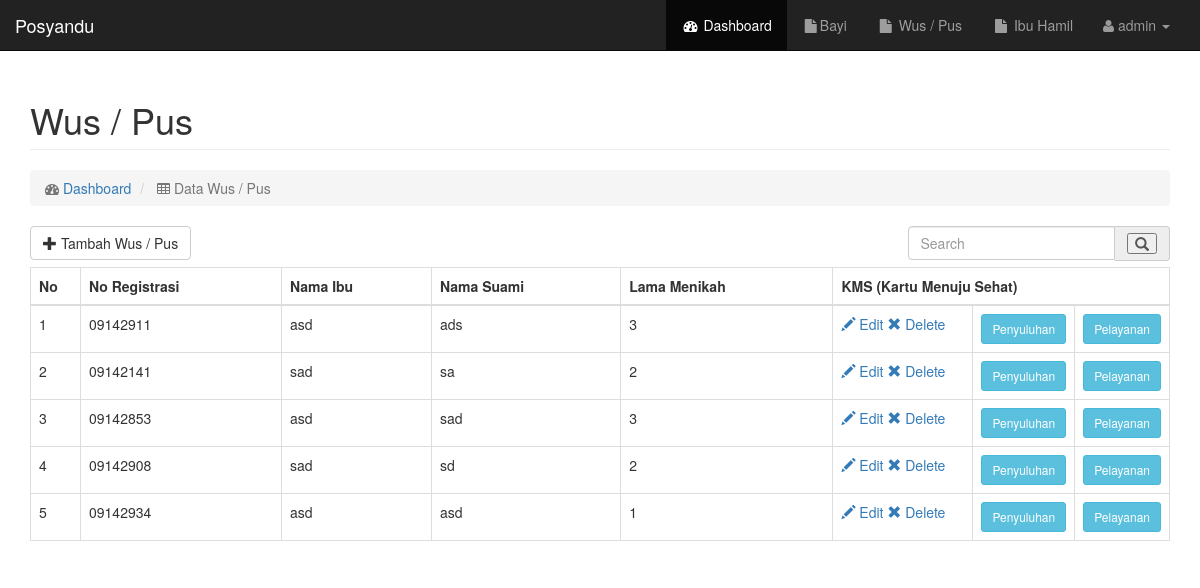
The page /admin/wuspus.php (signed in) on the database its author committed.
### tables this page shows
CREATE TABLE `wupus` (
  `id_wus` int(11) NOT NULL,
  `no_reg` varchar(30) NOT NULL,
  `nm_ibu` varchar(50) NOT NULL,
  `nm_suami` varchar(50) NOT NULL,
  `lama_nikah` int(11) NOT NULL,
  `personal` int(11) NOT NULL DEFAULT '0',
  `gizi` int(11) NOT NULL DEFAULT '0',
  `masalah` int(11) NOT NULL DEFAULT '0',
  `gangguan` int(11) NOT NULL DEFAULT '0',
  `pembalut` int(11) NOT NULL DEFAULT '0',
  `suntik_kb` int(11) NOT NULL DEFAULT '0',
  `pilkb` int(11) NOT NULL DEFAULT '0',
  `vitamin` int(11) NOT NULL DEFAULT '0',
  `tambah_darah` int(11) NOT NULL DEFAULT '0',
  `konsul` int(11) NOT NULL DEFAULT '0'
);

### admin/wuspus.php (the view, shortened to what this page needs)
<?php
require_once "../config.php";
include "../template/header.php";
include "../template/menu.php";
 ?>
 <?php
$cari = isset($_REQUEST['cari']) ? $_REQUEST['cari'] : '';
if ($cari == ""){
  $sql = " select * from wupus";
}else {
  $sql = "select * from wupus where nm_ibu like '%$cari%'";
}
$que = $conn->prepare($sql);
$que->execute();
$que->setFetchMode(PDO::FETCH_OBJ);
$stmt = $que->fetchAll();
  ?>
<div id="page-wrapper">
<div class="container">
  <div class="row">
      <div class="col-md-12">
          <h1 class="page-header">
              Wus / Pus
          </h1>
          <ol class="breadcrumb">
              <li class="active">
                  <i class="fa fa-dashboard"></i>  <a href="index.php">Dashboard</a>
              </li>
              <li class="active">
                  <i class="fa fa-table"></i> Data Wus / Pus
              </li>
          </ol>
      </div>
  </div>
  <div class="row">
      <div class="col-md-9">
        <a href="tambahwus.php" class="btn btn-default btn-md " style="margin-bottom:7px">
        <span class="glyphicon glyphicon-plus" aria-hidden="true"></span> Tambah Wus / Pus
        </a>
      </div>
      <div class="col-md-3">
        <form action="<?php $_SERVER['PHP_SELF'] ?>" method="get">
          <div class="input-group stylish-input-group">
            <input type="text" class="form-control" name="cari"  placeholder="Search" value="<?= $cari ?>" >
            <span class="input-group-addon">
                <button type="submit" >
                    <span class="glyphicon glyphicon-search"></span>
                </button>
            </span>
          </div>
        </form>
      </div>
  </div>
  <div class="row">
      <div class="col-lg-12">
          <div class="table-responsive">
              <table class="table table-bordered table-hover">
                  <thead>
                      <tr>
                          <th width="50">No</th>
                          <th>No Registrasi</th>
                          <th >Nama Ibu</th>
                          <th>Nama Suami</th>
                          <th>Lama Menikah</th>
                          <th width="200" colspan="3" align="center">KMS (Kartu Menuju Sehat)</th>
                      </tr>
                  </thead>
                  <tbody>
                    <?php
                    $no = 0;
                    foreach ($stmt as $q)
                    {
                        $no++;
                        ?>
                      <tr>
                          <td><?= $no ?></td>
                          <td><?= $q->no_reg ?></td>
                          <td><?= $q->nm_ibu ?></td>
                          <td><?= $q->nm_suami ?></td>
                          <td><?= $q->lama_nikah ?></td>
                          <td width="140">
                            <a href="editWuspus.php?id_wus=<?= $q->id_wus ?>" > <span class="glyphicon glyphicon-pencil" aria-hidden="true"></span> Edit </a>
                            <a href="proWuspus.php?action=del&id=<?= $q->id_wus?> " > <span class="glyphicon glyphicon-remove" aria-hidden="true"></span> Delete </a>
                          </td>
                          <td width="75">
                            <a href="penyuluhanwan.php?id=<?= $q->id_wus?>" class="btn btn-info btn-sm">Penyuluhan</a>
                          </td>
                          <td width="75">
                            <a href="pelayananwus.php?id=<?= $q->id_wus?>" class="btn btn-info btn-sm">Pelayanan</a>
                          </td>
                      </tr>
                      <?php }?>
                  </tbody>
              </table>
          </div>
      </div>
  </div>
</div>
</div>
<?php include "../template/footer.php"; ?>

### template/header.php (shortened to what this page needs)
<!DOCTYPE html>
<html lang="en">
<head>
    <link href="../css/bootstrap.min.css" rel="stylesheet">
    <link href="../css/sb-admin.css" rel="stylesheet">
    <link href="../css/plugins/morris.css" rel="stylesheet">
    <link href="../font-awesome/css/font-awesome.min.css" rel="stylesheet" type="text/css">
</head>
<body>

### template/menu.php (shortened to what this page needs)
<nav class="navbar navbar-inverse navbar-fixed-top" role="navigation">
    <div class="navbar-header">
        <a class="navbar-brand" href="index.html">Posyandu</a>
    </div>
    <ul class="nav navbar-right top-nav collapse navbar-collapse navbar-ex1-collapse">
        <ul class="nav navbar-nav ">
            <li class="active">
                <a href="index.php"><i class="fa fa-fw fa-dashboard"></i> Dashboard</a>
            </li>
            <li>
                <a href="bayi.php"><i class="fa fa-fw fa-file"></i>Bayi</a>
            </li>
            <li>
                <a href="wuspus.php"><i class="fa fa-fw fa-file"></i> Wus / Pus</a>
            </li>
            <li>
                <a href="bumil.php"><i class="fa fa-fw fa-file"></i> Ibu Hamil</a>
            </li>
        </ul>
        <li class="dropdown navgo">
            <a href="#" class="dropdown-toggle" data-toggle="dropdown"><i class="fa fa-user"></i> <?php echo $_SESSION['username']; ?> <b class="caret"></b></a>
        </li>
    </ul>
</nav>

### template/footer.php (shortened to what this page needs)
</body>
</html>

### css/sb-admin.css (style rules this page uses)
body { margin-top: 100px; background-color: #222; }
@media (min-width:768px) { body { margin-top: 50px; } }
#page-wrapper { width: 100%; padding: 0; background-color: #fff; }
@media (min-width:768px) { #page-wrapper { padding: 10px; } }
.top-nav { padding: 0 15px; }
.top-nav>li { display: inline-block; float: left; }
.top-nav>li>a { padding-top: 15px; padding-bottom: 15px; line-height: 20px; color: #999; }

### template/menu.php (style rules this page uses)
.navgo { margin-right: 30px; }

### admin/wuspus.php (style rules this page uses)
.container { min-height: 800px; }

### rows shown on the page
wupus: no_reg "09142911", nm_ibu "asd", nm_suami "ads", lama_nikah "3"
wupus: no_reg "09142141", nm_ibu "sad", nm_suami "sa", lama_nikah "2"
wupus: no_reg "09142853", nm_ibu "asd", nm_suami "sad", lama_nikah "3"
wupus: no_reg "09142908", nm_ibu "sad", nm_suami "sd", lama_nikah "2"
wupus: no_reg "09142934", nm_ibu "asd", nm_suami "asd", lama_nikah "1"

### other values the page prints
$_SESSION['username'] "admin"
